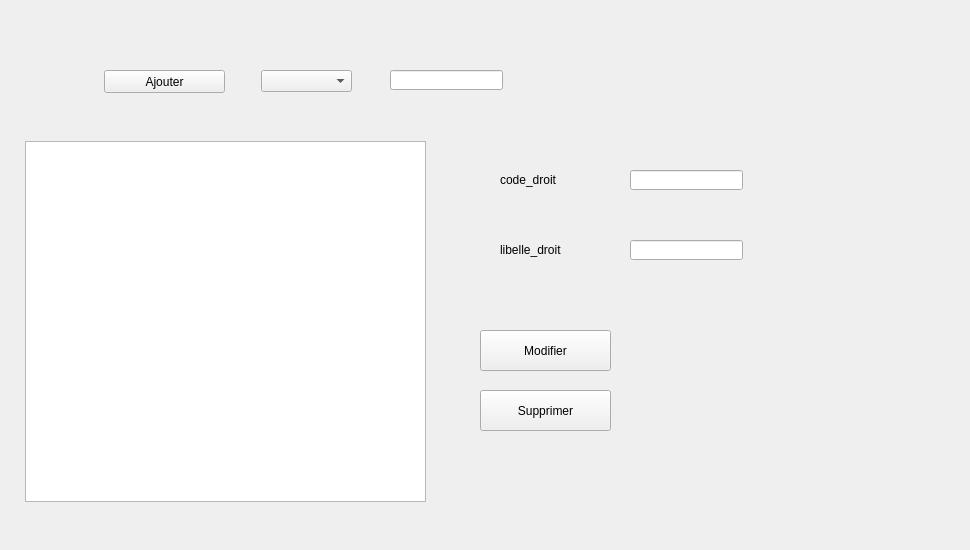
    <widget class="QWidget" name="page_9">
     <widget class="QComboBox" name="liste_droit">
      <property name="geometry">
       <rect>
        <x>261</x>
        <y>70</y>
        <width>91</width>
        <height>22</height>
       </rect>
      </property>
     </widget>
     <widget class="QLineEdit" name="codedroit_inscri">
      <property name="geometry">
       <rect>
        <x>390</x>
        <y>70</y>
        <width>113</width>
        <height>20</height>
       </rect>
      </property>
     </widget>
     <widget class="QPushButton" name="ajoute_droit">
      <property name="geometry">
       <rect>
        <x>104</x>
        <y>70</y>
        <width>121</width>
        <height>23</height>
       </rect>
      </property>
      <property name="text">
       <string>Ajouter</string>
      </property>
     </widget>
     <widget class="QTableView" name="tab_droit">
      <property name="geometry">
       <rect>
        <x>25</x>
        <y>141</y>
        <width>401</width>
        <height>361</height>
       </rect>
      </property>
     </widget>
     <widget class="QPushButton" name="supp_droit">
      <property name="geometry">
       <rect>
        <x>480</x>
        <y>390</y>
        <width>131</width>
        <height>41</height>
       </rect>
      </property>
      <property name="text">
       <string>Supprimer</string>
      </property>
     </widget>
     <widget class="QLabel" name="label_22">
      <property name="geometry">
       <rect>
        <x>500</x>
        <y>170</y>
        <width>71</width>
        <height>20</height>
       </rect>
      </property>
      <property name="text">
       <string>code_droit</string>
      </property>
     </widget>
     <widget class="QLabel" name="label_23">
      <property name="geometry">
       <rect>
        <x>500</x>
        <y>240</y>
        <width>101</width>
        <height>20</height>
       </rect>
      </property>
      <property name="text">
       <string>libelle_droit</string>
      </property>
     </widget>
     <widget class="QLineEdit" name="modif_code">
      <property name="geometry">
       <rect>
        <x>630</x>
        <y>170</y>
        <width>113</width>
        <height>20</height>
       </rect>
      </property>
     </widget>
     <widget class="QLineEdit" name="modif_lib">
      <property name="geometry">
       <rect>
        <x>630</x>
        <y>240</y>
        <width>113</width>
        <height>20</height>
       </rect>
      </property>
     </widget>
     <widget class="QPushButton" name="modifier_droit">
      <property name="geometry">
       <rect>
        <x>480</x>
        <y>330</y>
        <width>131</width>
        <height>41</height>
       </rect>
      </property>
      <property name="text">
       <string>Modifier</string>
      </property>
     </widget>
     <widget class="QLabel" name="label_37">
      <property name="geometry">
       <rect>
        <x>670</x>
        <y>280</y>
        <width>291</width>
        <height>261</height>
       </rect>
      </property>
      <property name="text">
       <string/>
      </property>
      <property name="pixmap">
       <pixmap>padlock_78356.png</pixmap>
      </property>
     </widget>
    </widget>
